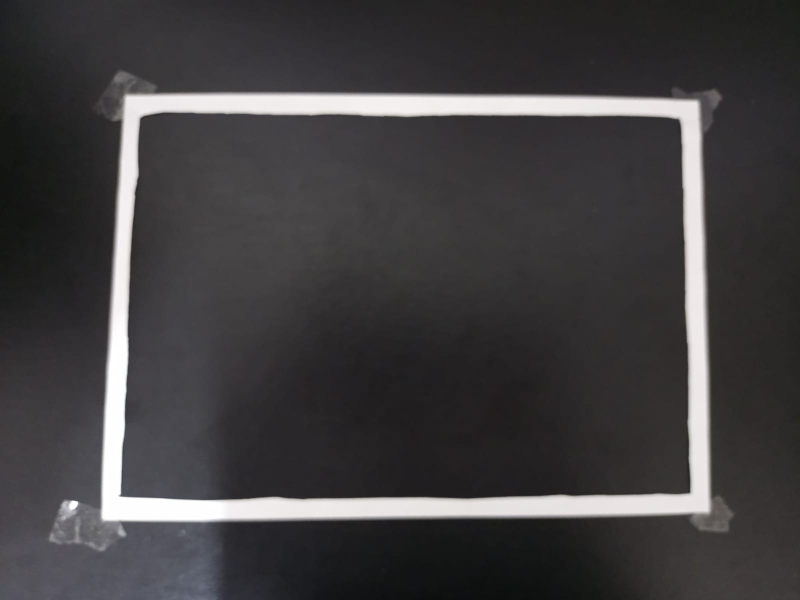
#> input picture python/src/vision/campo1.jpg, 1600 x 1200 px, found by its file name (shown at 1/2 size); its folder holds only this picture in this run
$ python -i detector.py   (imports and definitions only)
#> lines starting #> are read from the running program, lines starting #| are printed output that depends on the picture; after the words box and inside, x2 and y2 are one past the last pixel; in counts of white or black regions, pixels touching at a corner belong together
# ==========================================================================================
# MÓDULO DE FUNÇÕES PARA ALGORÍTMO DE DETECÇÃO VSS
# Versão 1.1
# Ultima modificação: 19/05/2023
#===========================================================================================
'''
    Obs: O módulo é divido em três tipos de funções de identificação, em ordem de Hierarquia:
    1- Funções Principais
    2- Funções Modulares
    3- Funções Auxiliares.

    Funções principais são construídas à partir de funções modulares que são construídas com
    Funções auxiliares (o grau mais baixo).

    Funções principais executam tarefas gerais em específico, como identificar todos os robôs
    e suas equipes, Identificar a bola, identificar os extremos do campo. Além de tratamento
    de erros.

    Além da definição dos módulo, também é definido os objetos que irão funcionar como abstração
    com o mundo real: robôs, bola e campo.
'''
#importando bibliotecas necessárias para o código
import cv2
import numpy as np

#======================|| DEFINIÇÕES DE CLASSES ||======================================#
#Definição da classe que será a
class Robo:
    # [30 lines left out: functions __init__, update_position, not called in this run]

    #Adicionando as informações da perspectiva do OpenCV
    #Informações da perspectiva para o openCV
    def set_cv2Perspective(self, perspective):
        self.CV2Perspective = perspective

    #Função de debug para imprimir informações do robô
    # [11 lines left out: function infos, not called in this run]

    #Adicionando a informação da janela na imagem cuja posição está o robô
    def set_window(self, x, y, w, h):
        self.window = np.array([[x, y], [x, y+h], [x+w, y+h], [x+w, y]])


#classe que identifica a bola
class Bola:
    # atributos
    pos = np.zeros(2, dtype=np.int32)  # posição x e y da bola
    vel = np.zeros(2, dtype=np.float32)  # velocidade x e y da bola
    raio = 0  # raio do círculo envolvente

    # construtor
    # [10 lines left out: functions __init__, changeCenter, not called in this run]


#Definição da classe campo
class Field:

    #Métodos
    def __init__(self,):
        self.window = np.array([[0,0], [0, 0], [0,0], [0,0]])             #Coordenadas da janela na imagem original

    #mudar a posição
    def updatePosition(self, ):
        return 0

#======================|| FUNÇÕES AUXILIARES ||=========================================#
'''
    Obs: Funções auxiliares são funções que realizam tarefas básicas que serão
    repetidas diversas vezes no código. Portanto, utilizando elas, será possível gerar
    funções mais complexas que terão um nível mais alto, facilitando a leitura do código.
'''
#Carregar imagem
def load_image(imagePath):
    return cv2.imread(imagePath)

#Transformar em tons de cinza (que seja inicialmente RGB)
def gray_scale(img):
    return cv2.cvtColor(img, cv2.COLOR_RGB2GRAY)

#Aplicar o filtro mediana para possíveis ruídos
def median_blur(image, kernelSize=3):
    return cv2.medianBlur(image, kernelSize)

#Binariza a imagem indo de um limiar até 255
def binarize_Up(image, threshold=150):
    _, binarized = cv2.threshold(image, threshold, 255, cv2.THRESH_BINARY)
    return binarized

#Tratar ruídos da imagem binarizada
def treat_noise(img, it=1):
    #Elemento estruturante
    elementoEstruturante = cv2.getStructuringElement(cv2.MORPH_CROSS,(3,3))

    #Processando imagem
    imagemProcessada = cv2.erode(img, elementoEstruturante, iterations = it)

    return imagemProcessada


#Recuperando o objeto de maior área
def get_object(image):
    contours, _ = cv2.findContours(image, cv2.RETR_TREE, cv2.CHAIN_APPROX_SIMPLE)
    return contours[0]

#Recuperando coordenadas extremas que englobam o maior objeto
def get_perspective(object):
    x,y,w,h = cv2.boundingRect(object)
    return x,y,x+w,y+h

#Função para realçar objetos brilhantes na imagem (campo)
def highlight_image(img, dim=25):
    #Operação de topHat para itensificar contrástes
    elementoEstruturante = cv2.getStructuringElement(cv2.MORPH_ELLIPSE, (dim,dim))

    imgProcessada = cv2.morphologyEx(img, cv2.MORPH_TOPHAT, elementoEstruturante)

    #ajuste de contraste
    imagemTratada = cv2.add(imgProcessada, imgProcessada)
    imagemTratada = cv2.add(imgProcessada, imgProcessada)

    return imagemTratada

#Função que irá reduzir a imagem original para pegar o tamanho do campo
## PROBLEMA NESSA FUNÇÃO, POIS AO REDUZIR SURGE ALGUNS BUGS
def reduce_field(BinImg, Img, d=10):
    #Diminuindo a dimensão da imagem para caber apenas o campo
    cont, __ = cv2.findContours(BinImg, cv2.RETR_TREE, cv2.CHAIN_APPROX_SIMPLE)
    objT = cont[0] #Encontra o objeto maior, nesse caso o campo, e então filtrarei a imagem para esse ponto
    if (len(cont)==0):
        print("Ocorreu um problema em reduzir a imagem")
        return BinImg, Img, [0,0,0,0]

    try:
        #Obtendo os vértices do retângulo
        x,y,w,h = cv2.boundingRect(objT) #Coordenadas da noav imagem

        #Vetor das coordenadas
        cooVetor = [x,y,w,h]
        pontosIniciais = np.float32([[x-d,y-d],[x+w+d,y-d],[x-d,y+h+d],[x+w+d,y+h+d]])
        novosExtremos = np.float32([[0,0],[w,0],[0,h],[w,h]])

        #Matriz de transformação para nova perspectiva
        matrizPerspectiva = cv2.getPerspectiveTransform(pontosIniciais,novosExtremos)


        #revisando nova imagem para processamento
        img_Reduce = cv2.warpPerspective(Img, matrizPerspectiva, (w,h))
        bin_Reduce = cv2.warpPerspective(BinImg, matrizPerspectiva, (w,h))
    except:
        #Se ele não conseguir, retorna a imagem inicial...
        bin_Reduce = BinImg
        img_Reduce = Img

    #Retornando a imagem binária e a imagem original já reduzida.
    return bin_Reduce, img_Reduce, cooVetor

#Essa função a partir de pontos irá reduzir a imagem original nessa reduzida.
# [42 lines left out: functions reduce_window, list_players, find_team, not called in this run]
#======================|| FUNÇÕES MODULARES ||=========================#
'''
    Obs: Funções módulares são funções mais complexas construídas com
    funções auxiliares. Essas funções módulares funcionarão como blocos
    de código para exercer uma determinada função no algorítmo principal
    definido na função main().

    As funções modulares principais são:
    1. detect_field() - Identificar as bordas do campo, e reduz a imagem
    2. detect_cars() - Identificar os carros na figura
    3. detect_ball() - Identificar a bola no campo
    4. detect_team() - Uma função associada a DetectCars() que irá detectar o time
    do robô, para então guardar as informações
    5. detect_direction() - Identificar qual o vetor direção do robô.


'''

'''
    - Essa função deve a partir da imagem inicial, detectar o campo, e quando detectar deve retornar os pontos
    do campo na imagem original, bem como os pontos do menor retângulo que envolve o campo.
    - Executa até encontrar uma área superior a um valor experimental 100000.
    - Retorna então os vértices desse polígono, bem como o retângulo enclausulante.
'''
#Função para detectar o campo e retornar os pontos extremos dele
def detect_field(img, debug, offSetWindow=10, offSetErode=0, dimMatrix=25, Trashhold = 235):
    while offSetErode <20:
        try:
            #frame original
            frameOrig = img.copy()

            #Tomando a imagem em tons de cinza
            gray = gray_scale(frameOrig)

            #Aplica filtro de mediana para diminuir ruídos
            blur = median_blur(gray, 3)

            #Realça objetos brilhantes, que nesse caso é o campo
            imagemTratada = highlight_image(blur, dimMatrix)

            #Binarizando a imagem num limiar
            binary = binarize_Up(imagemTratada,Trashhold)

            #Tratando ruídos da imagem binarizada
            binary_treat = treat_noise(binary,offSetErode)

            #Reduzindo imagem:
            binary_treat_reduce, frame_reduce, coorVetor = reduce_field(binary_treat, frameOrig, offSetWindow)

            #Encontra extremos do paralelogramo
            contours, _ = cv2.findContours(binary_treat_reduce, cv2.RETR_EXTERNAL, cv2.CHAIN_APPROX_SIMPLE)

            #Variável para retornar os vértices
            rect_vertices = np.array([0,0,0,0], dtype=np.int32)

            # Loop através dos contornos encontrados
            for contour in contours:
                # Aproximar o contorno para um polígono com poucos vértices
                epsilon = 0.02 * cv2.arcLength(contour, True)
                approx = cv2.approxPolyDP(contour, epsilon, True)

                # Se o polígono tem 4 vértices, então é um retângulo
                if len(approx) == 4:
                    try:
                        # Extrair os vértices do retângulo [1 2 3 4]
                        rect_vertices = np.array([approx[0][0], approx[1][0], approx[2][0], approx[3][0]], dtype=np.int32)

                        # pontosIniciais = np.float32([[x-d,y-d],[x+w+d,y-d],[x-d,y+h+d],[x+w+d,y+h+d]])
                        # novosExtremos = np.float32([[0,0],[w,0],[0,h],[w,h]])
                        #coor vetor: [x,y,w,h]
                        dd = offSetWindow
                        #Vértices reais na imagem real
                        rect_vertices_true =rect_vertices+np.array([[coorVetor[0]-dd,coorVetor[1]-dd], [coorVetor[0]-dd,coorVetor[1]+dd], [coorVetor[0]+dd,coorVetor[1]+dd], [coorVetor[0]+dd,coorVetor[1]-dd]], dtype=np.int32)

                        if(debug == True):
                            # Desenhar os vértices do retângulo na imagem original
                            cv2.polylines(frameOrig, [rect_vertices_true], True, (0, 0, 255), 4)

                            # Desenhar círculos nos vértices do retângulo
                            for vertex in rect_vertices_true:
                                x, y = vertex
                                cv2.circle(frameOrig, (x, y), 4, (0, 255, 0), -1)

                    except:
                        pass
            # Se chegou até aqui sem erros, retorna os vértices do retângulo
            return binary_treat, frameOrig, rect_vertices_true, frame_reduce

        except: #Trata os erros em geral... Provavelmente gerará um bug!
            # Se ocorrer algum erro, incrementa o valor de offSetErode e tenta novamente
            offSetErode += 1
            return binary_treat, frameOrig, np.array([-1,-1,-1,-1],dtype=np.int32), img

#Função para detectar bola
# [172 lines left out: functions detect_ball, detect_players, not called in this run]


#======================|| FUNÇÕES PRINCIPAIS ||=========================#
def main():
    debug = True

    #Definição de array de cores (dark, light)
    orange = np.array([[4,100,128], [21,255,255]]) #bola
    yellow = np.array([[23,70,120], [30,255,255]]) #aliados
    purple = np.array([[120,100,100], [170,255,255]]) #inimigos

    #instância da bola
    try:
        #Carregando imagem da memória e redimensionando
        frame = load_image("src/vision/campo1.jpg")
#> in load_image, returned value is the input picture: shape (1200, 1600, 3); mean B, G, R 64.6, 63.3, 65.2

        frame = cv2.resize(
            frame,  #imagem original
            None,    #variável que receberá a imagem
            fx=0.7,  #fator no eixo x
            fy=0.7,  #fator no eixo y
            interpolation = cv2.INTER_CUBIC) #método de interpolação
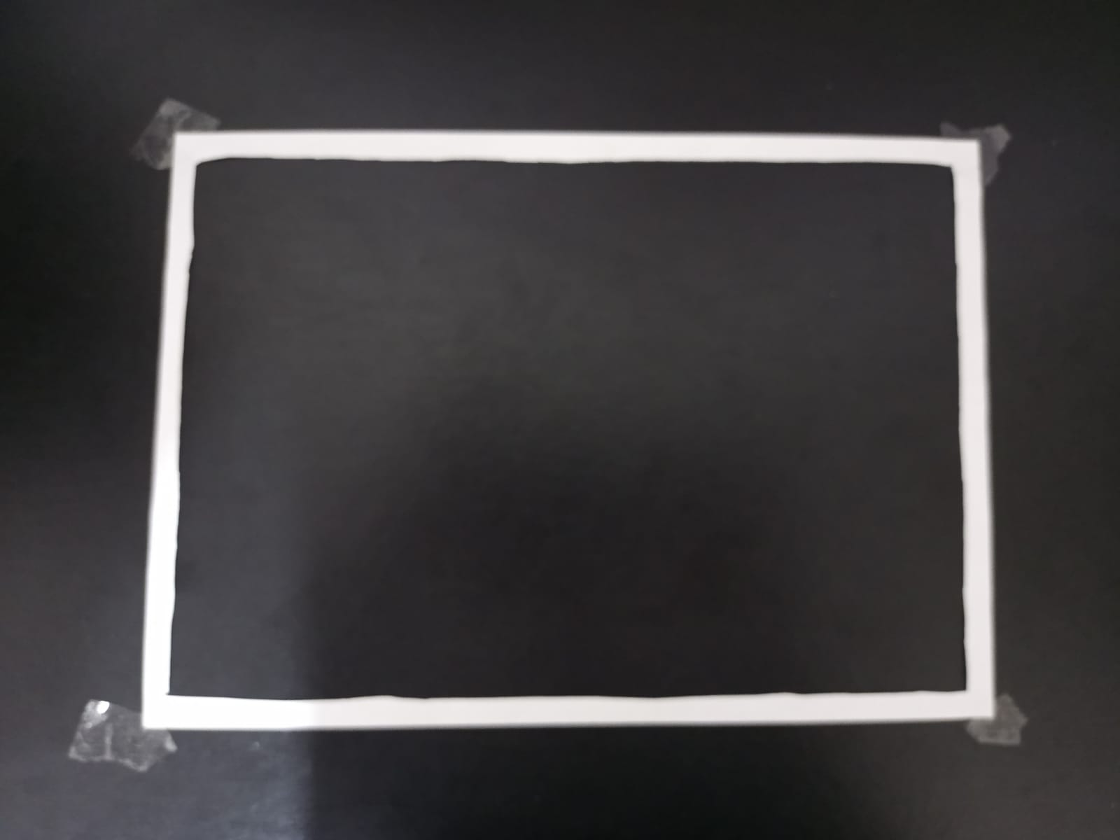
#> frame: shape (840, 1120, 3); mean B, G, R 64.6, 63.3, 65.2

        try:
            #Aplica detector de bordas após a binarização
            binary_field, img, field_vertices = detect_field(frame,False,10) #Necessário regular o offset
#> the loop in detect_field, `while offSetErode <20:` made 1 pass
#> (x in reduce_field, y in reduce_field, w in reduce_field, h in reduce_field, pontosIniciais in reduce_field, novosExtremos in reduce_field, contours) on pass 1: (97, 701, 12, 12, [[87, 691], [119, 691], [87, 723], [119, 723]], [[0, 0], [12, 0], [0, 12], [12, 12]], 1 contour, all with area under 20)
#> pass 1, in highlight_image, `imgProcessada = cv2.morphologyEx(img, cv2.MORPH_TOPHAT, elementoEstrut..`:
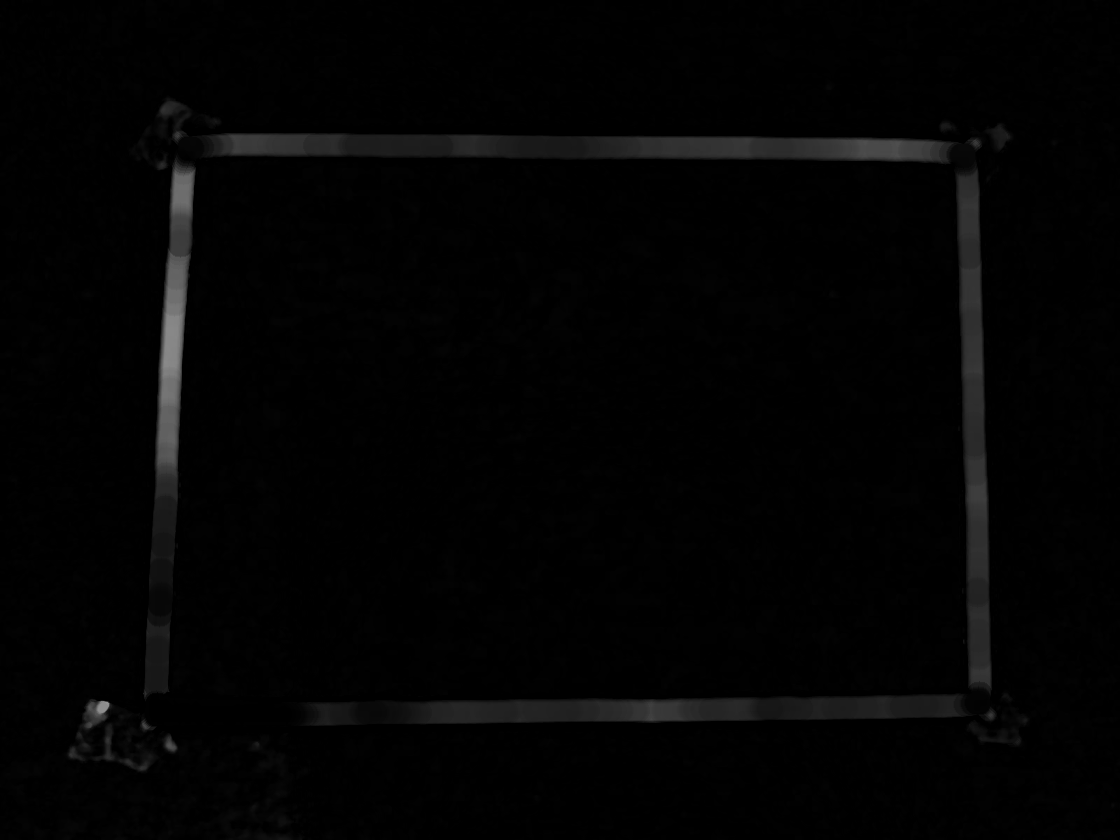
#> imgProcessada: shape (840, 1120); min 0, max 148, mean 3.3
#> pass 1, in highlight_image, `imagemTratada = cv2.add(imgProcessada, imgProcessada)`:
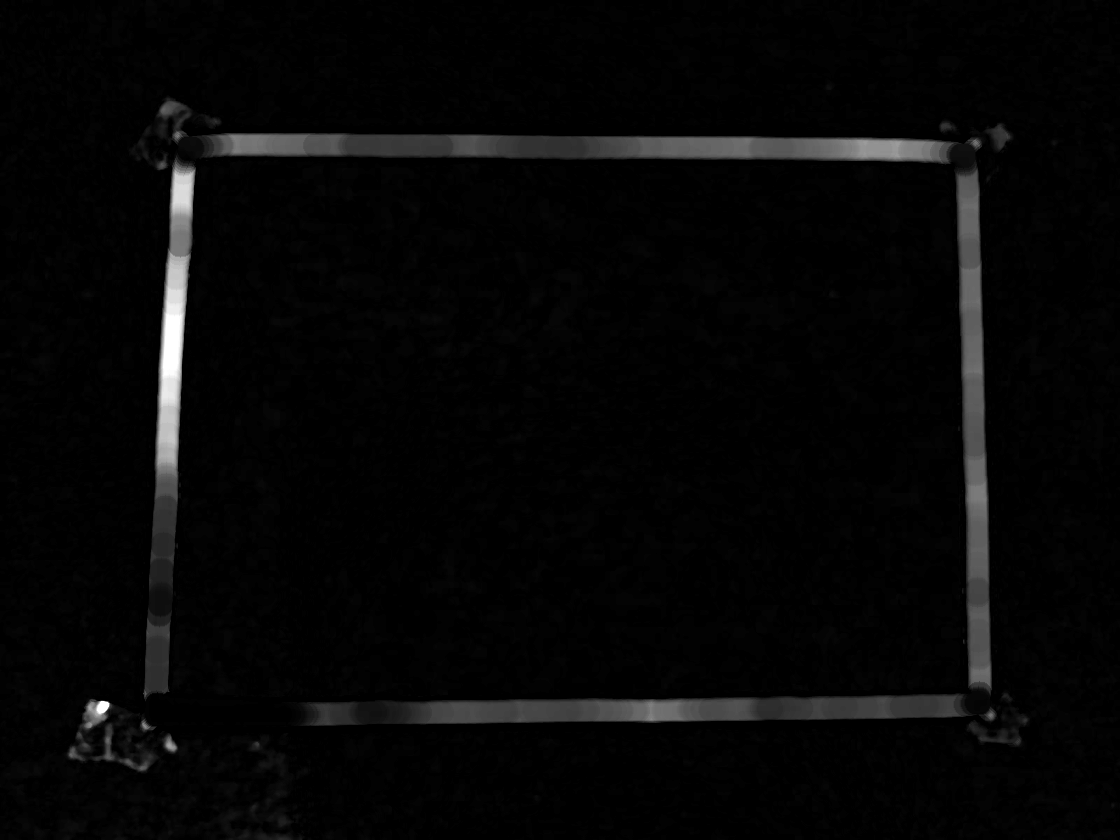
#> imagemTratada: shape (840, 1120); min 0, max 255, mean 6.5
#> after the loop in detect_field, `while offSetErode <20:`:
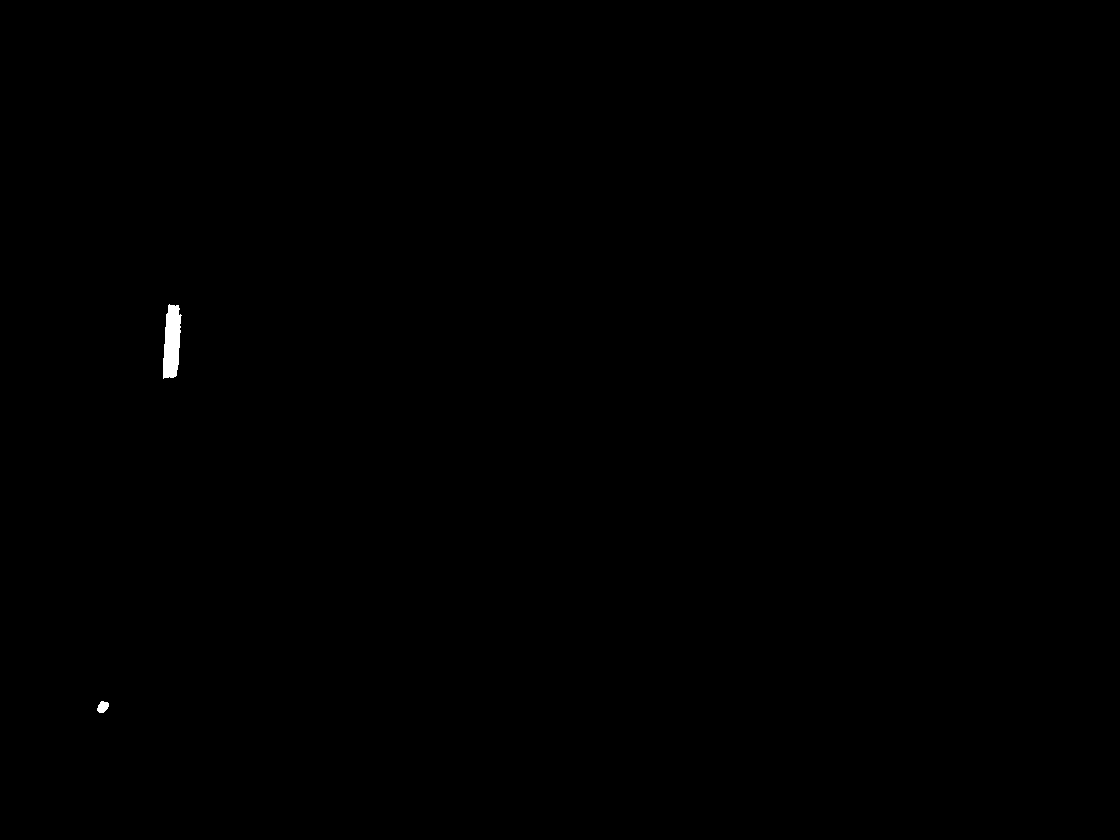
#> binary: shape (840, 1120); 0.12% white; 2 white regions, box (x1, y1, x2, y2) and area: (163, 304, 182, 379) 1063, (97, 701, 109, 713) 104
#> after the loop in detect_field, `while offSetErode <20:`: offSetErode = 1

            #Plotando figura de debugq
            if(debug==True):
                cv2.imshow("Imagem Tratada", img)
                print(field_vertices)

        except Exception as e:
            print("Algum erro na função detect_field\n",e)

        try:
            #Função de detectar a bola
            ballFrame = img
            ballImg, ball, binaryBall = detect_ball(ballFrame, orange, False)

            if(debug==True):
                cv2.imshow("Bola encontrada", binaryBall)

        except Exception as e:
            print("Algum erro na função detect_ball\n",e)

        try:
            playerFrame = ballFrame
            binaryPlayers, amountOfPlayers, amountOfAllies, amountOfEnemies = detect_players(playerFrame, binaryBall, purple, yellow, debug)

            print("Número de jogadores: ", amountOfPlayers)
            print("Número de aliados: ", amountOfAllies)
            print("Número de inimigos: ", amountOfEnemies)

            if(debug==True): cv2.imshow("Jogadores encontrados", binaryPlayers)

        except Exception as e:
            print("Algum erro na função detect_players\n",e)

        # Desenhar os vértices do retângulo na imagem original
        if(debug==True):
            cv2.polylines(img, [field_vertices], True, (0, 0, 255), 4)
            # Desenhar círculos nos vértices do retângulo
            for vertex in field_vertices:
                x, y = vertex
                print(x,y)
                cv2.circle(frame, (x, y), 4, (0, 255, 0), 1)

        cv2.waitKey(0)
        cv2.destroyAllWindows()
    except Exception as e:
        print("Provavelmente não foi possível carregar a imagem\n",e)

    return 0


#Identificando se o bloco está sendo utilizado como script e não módulo
# [2 lines not run here, left out]

>>> result = main()
#> result = 0
